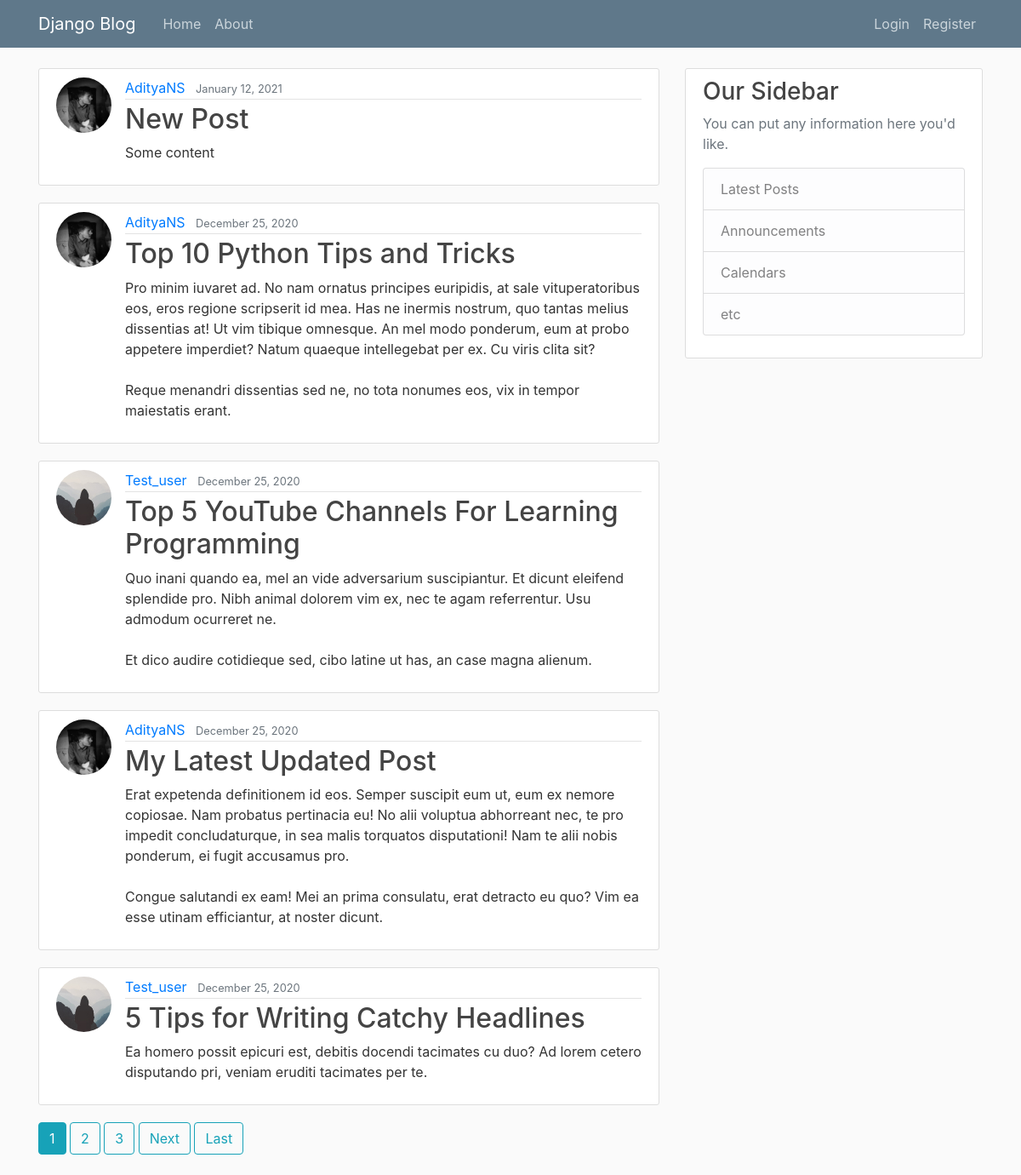
The page / on the database its author committed.
### blog/models.py (models this page shows, shortened)
class Post(models.Model):
    title = models.CharField(max_length = 100)
    content = models.TextField()
    date_posted = models.DateTimeField(default = timezone.now)
    author = models.ForeignKey(User, on_delete = models.CASCADE)

### users/models.py (models this page shows, shortened)
class Profile(models.Model):
    user = models.OneToOneField(User, on_delete = models.CASCADE)
    image = models.ImageField(default = 'default.jpg', upload_to = 'profile_pics')

### blog/views.py (the view)
# urls.py: path('', PostListView.as_view(), name = 'blog-home'),
class PostListView(ListView):
    model = Post
    template_name = 'blog/home.html'
    context_object_name = 'posts'
    ordering = ['-date_posted']
    paginate_by = 5

### blog/templates/blog/home.html (shortened to what this page needs)
{% extends "blog/base.html"%}
{% block content %}
        {% for post in posts %}
            <article class="media content-section">
                <img class = "rounded-circle article-img" src="{{post.author.profile.image.url }}" >
                <div class="media-body">
                <div class="article-metadata">
                    <a class="mr-2" href="{% url 'user-posts' post.author.username %}">{{ post.author }}</a>
                    <small class="text-muted">{{ post.date_posted | date:"F d, Y"}}</small>
                </div>
                <h2><a class="article-title" href="{% url 'post-detail' post.id %}">{{ post.title }}</a></h2>
                <p class="article-content">{{ post.content }}</p>
                </div>
            </article>
        {% endfor %}
        {% if is_paginated %}
            {% for num in page_obj.paginator.page_range %}
                {% if page_obj.number == num %}
                    <a class = "btn btn-info mb-4" href="?page={{ num }}">{{ num }}</a>
                {% elif num > page_obj.number|add:'-3' and num < page_obj.number|add:'3' %}
                    <a class = "btn btn-outline-info mb-4" href="?page={{ num }}">{{ num }}</a>
                {% endif %}
            {% endfor%}
            {% if page_obj.has_next %}
                <a class = "btn btn-outline-info mb-4" href="?page={{page_obj.next_page_number}}">Next</a>
                <a class = "btn btn-outline-info mb-4" href="?page={{page_obj.paginator.num_pages}}">Last</a>
            {% endif%}
        {% endif%}
{% endblock content%}

### blog/templates/blog/base.html (shortened to what this page needs)
{% load static %}
<!DOCTYPE html>
<html>
    <head>
        <link rel="stylesheet" href="https://stackpath.bootstrapcdn.com/bootstrap/4.3.1/css/bootstrap.min.css">
        <link rel="stylesheet" href={% static 'blog/main.css' %}>
    </head>
    <body>
        <header class="site-header">
            <nav class="navbar navbar-expand-md navbar-dark bg-steel fixed-top">
              <div class="container">
                <a class="navbar-brand mr-4" href="{% url 'blog-home' %}">Django Blog</a>
                <div class="collapse navbar-collapse" id="navbarToggle">
                  <div class="navbar-nav mr-auto">
                    <a class="nav-item nav-link" href="{% url 'blog-home' %}">Home</a>
                    <a class="nav-item nav-link" href="{% url 'blog-about' %}">About</a>
                  </div>
                  <div class="navbar-nav">
                    {% if user.is_authenticated %}
                      <a class="nav-item nav-link" href="{% url 'post-create' %}">New Post</a>
                      <a class="nav-item nav-link" href="{% url 'profile'%}">Profile</a>
                      <a class="nav-item nav-link" href="{% url 'logout'%}">Logout</a>
                    {% else %}
                      <a class="nav-item nav-link" href="{% url 'login'%}">Login</a>
                      <a class="nav-item nav-link" href="{% url 'register'%}">Register</a>
                    {% endif%}
                  </div>
                </div>
              </div>
            </nav>
        </header>
        <main role="main" class="container">
            <div class="row">
              <div class="col-md-8">
                {% block content %}{% endblock %}
              </div>
              <div class="col-md-4">
                <div class="content-section">
                  <h3>Our Sidebar</h3>
                  <p class='text-muted'>You can put any information here you'd like.
                    <ul class="list-group">
                      <li class="list-group-item list-group-item-light">Latest Posts</li>
                      <li class="list-group-item list-group-item-light">Announcements</li>
                      <li class="list-group-item list-group-item-light">Calendars</li>
                      <li class="list-group-item list-group-item-light">etc</li>
                    </ul>
                  </p>
                </div>
              </div>
            </div>
        </main>
    </body>
</html>

### blog/static/blog/main.css (style rules this page uses)
body { background: #fafafa; color: #333333; margin-top: 5rem; }
h1, h2, h3, h4, h5, h6 { color: #444444; }
ul { margin: 0; }
.bg-steel { background-color: #5f788a; }
.site-header .navbar-nav .nav-link { color: #cbd5db; }
.content-section { background: #ffffff; padding: 10px 20px; border: 1px solid #dddddd; border-radius: 3px; margin-bottom: 20px; }
.article-title { color: #444444; }
.article-content { white-space: pre-line; }
.article-img { height: 65px; width: 65px; margin-right: 16px; }
.article-metadata { padding-bottom: 1px; margin-bottom: 4px; border-bottom: 1px solid #e3e3e3 }

### rows shown on the page
Post: author.profile.image (picture), author "AdityaNS", date_posted "January 12, 2021", title "New Post", content "Some content"
Post: author.profile.image (picture), author "AdityaNS", date_posted "December 25, 2020", title "Top 10 Python Tips and Tricks", content "Pro minim iuvaret ad. No nam ornatus principes euripidis, at sale vituperatoribus eos, eros regione scripserit id mea. Has ne inermis nostrum, quo tantas melius dissentias at! Ut vim tibique omnesque. An mel modo ponderum, eum at probo appetere imperdiet? Natum quaeque intellegebat per ex. Cu viris clita sit? Reque menandri dissentias sed ne, no tota nonumes eos, vix in tempor maiestatis erant."
Post: author.profile.image (placeholder picture), author "Test_user", date_posted "December 25, 2020", title "Top 5 YouTube Channels For Learning Programming", content "Quo inani quando ea, mel an vide adversarium suscipiantur. Et dicunt eleifend splendide pro. Nibh animal dolorem vim ex, nec te agam referrentur. Usu admodum ocurreret ne. Et dico audire cotidieque sed, cibo latine ut has, an case magna alienum."
Post: author.profile.image (picture), author "AdityaNS", date_posted "December 25, 2020", title "My Latest Updated Post", content "Erat expetenda definitionem id eos. Semper suscipit eum ut, eum ex nemore copiosae. Nam probatus pertinacia eu! No alii voluptua abhorreant nec, te pro impedit concludaturque, in sea malis torquatos disputationi! Nam te alii nobis ponderum, ei fugit accusamus pro. Congue salutandi ex eam! Mei an prima consulatu, erat detracto eu quo? Vim ea esse utinam efficiantur, at noster dicunt."
Post: author.profile.image (placeholder picture), author "Test_user", date_posted "December 25, 2020", title "5 Tips for Writing Catchy Headlines", content "Ea homero possit epicuri est, debitis docendi tacimates cu duo? Ad lorem cetero disputando pri, veniam eruditi tacimates per te."

### other values the page prints
{{ num }} "1"
{{ num }} "2" "3"
